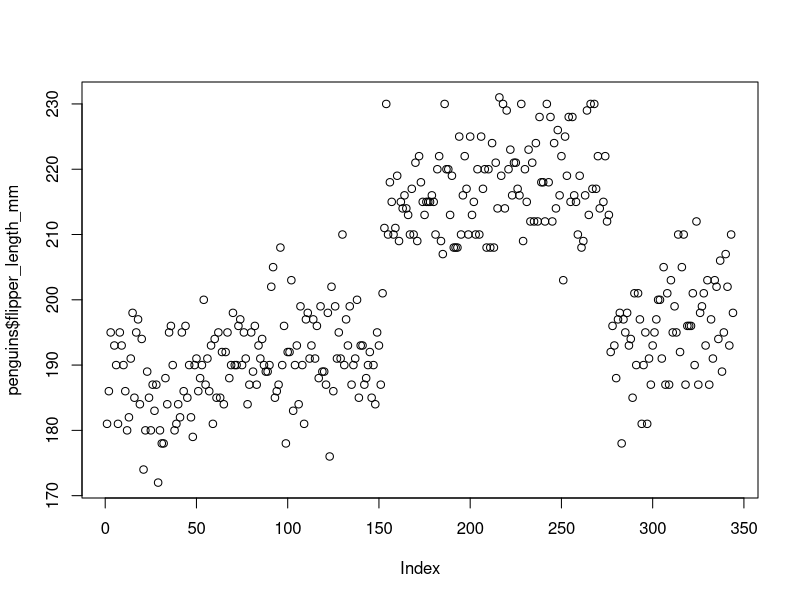
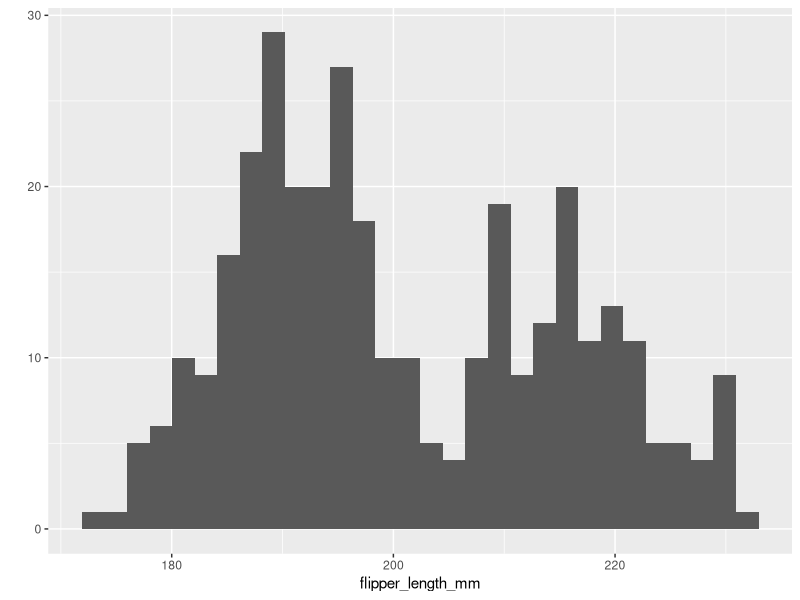
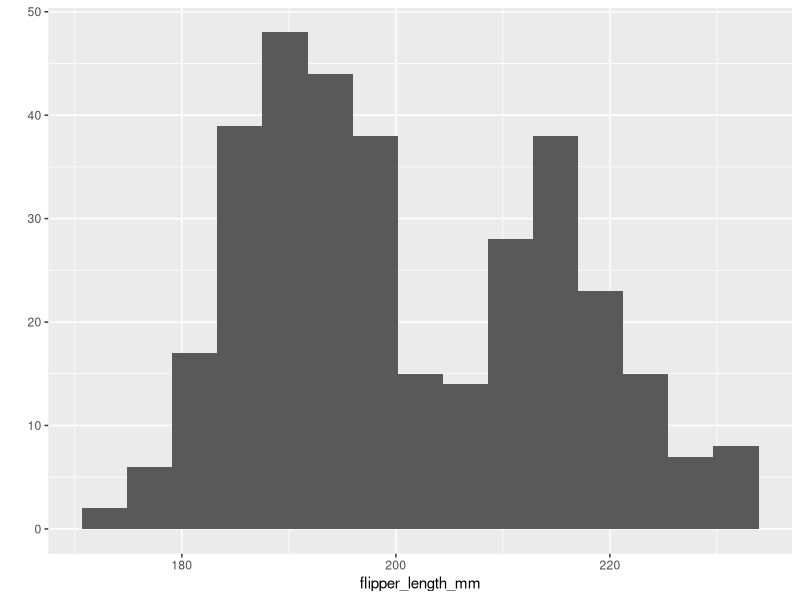
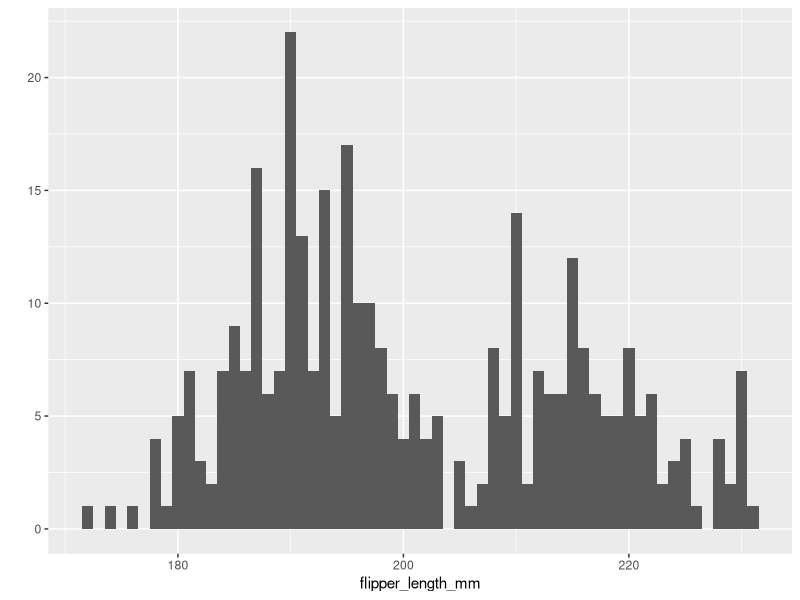

The R script that drew these images, in order:
## ---- chunk 1
# DO NOT ALTER THIS CHUNK
knitr::opts_chunk$set(
  echo = TRUE,
  eval = TRUE,
  fig.width = 5,
  fig.asp = 0.618,
  out.width = "70%",
  dpi = 120,
  fig.align = "center",
  cache = FALSE
)
# Load required packages
suppressPackageStartupMessages(library(tidyverse))
suppressPackageStartupMessages(library(palmerpenguins))
## ---- chunk 2
head(penguins)
#> # A tibble: 6 × 8
#>   species island bill_length_mm bill_depth_mm flipper_length_… body_mass_g sex  
#>   <fct>   <fct>           <dbl>         <dbl>            <int>       <int> <fct>
#> 1 Adelie  Torge…           39.1          18.7              181        3750 male 
#> 2 Adelie  Torge…           39.5          17.4              186        3800 fema…
#> 3 Adelie  Torge…           40.3          18                195        3250 fema…
#> 4 Adelie  Torge…           NA            NA                 NA          NA <NA> 
#> 5 Adelie  Torge…           36.7          19.3              193        3450 fema…
#> 6 Adelie  Torge…           39.3          20.6              190        3650 male 
#> # … with 1 more variable: year <int>
## ---- chunk 3
plot(x = penguins$flipper_length_mm)
#> # A tibble: 6 × 17
#>   studyName `Sample Number` Species          Region Island Stage `Individual ID`
#>   <chr>               <dbl> <chr>            <chr>  <chr>  <chr> <chr>          
#> 1 PAL0708                 1 Adelie Penguin … Anvers Torge… Adul… N1A1           
#> 2 PAL0708                 2 Adelie Penguin … Anvers Torge… Adul… N1A2           
#> 3 PAL0708                 3 Adelie Penguin … Anvers Torge… Adul… N2A1           
#> 4 PAL0708                 4 Adelie Penguin … Anvers Torge… Adul… N2A2           
#> 5 PAL0708                 5 Adelie Penguin … Anvers Torge… Adul… N3A1           
#> 6 PAL0708                 6 Adelie Penguin … Anvers Torge… Adul… N3A2           
#> # … with 10 more variables: `Clutch Completion` <chr>, `Date Egg` <date>,
#> #   `Culmen Length (mm)` <dbl>, `Culmen Depth (mm)` <dbl>,
#> #   `Flipper Length (mm)` <dbl>, `Body Mass (g)` <dbl>, Sex <chr>,
#> #   `Delta 15 N (o/oo)` <dbl>, `Delta 13 C (o/oo)` <dbl>, Comments <chr>
## ---- chunk 4
qplot(x = flipper_length_mm, data = penguins)
qplot(x = flipper_length_mm, data = penguins, bins = 15)
qplot(x = flipper_length_mm, data = penguins, binwidth = 1)
#> tibble [344 × 8] (S3: tbl_df/tbl/data.frame)
#>  $ species          : Factor w/ 3 levels "Adelie","Chinstrap",..: 1 1 1 1 1 1 1 1 1 1 ...
#>  $ island           : Factor w/ 3 levels "Biscoe","Dream",..: 3 3 3 3 3 3 3 3 3 3 ...
#>  $ bill_length_mm   : num [1:344] 39.1 39.5 40.3 NA 36.7 39.3 38.9 39.2 34.1 42 ...
#>  $ bill_depth_mm    : num [1:344] 18.7 17.4 18 NA 19.3 20.6 17.8 19.6 18.1 20.2 ...
#>  $ flipper_length_mm: int [1:344] 181 186 195 NA 193 190 181 195 193 190 ...
#>  $ body_mass_g      : int [1:344] 3750 3800 3250 NA 3450 3650 3625 4675 3475 4250 ...
#>  $ sex              : Factor w/ 2 levels "female","male": 2 1 1 NA 1 2 1 2 NA NA ...
#>  $ year             : int [1:344] 2007 2007 2007 2007 2007 2007 2007 2007 2007 2007 ...
